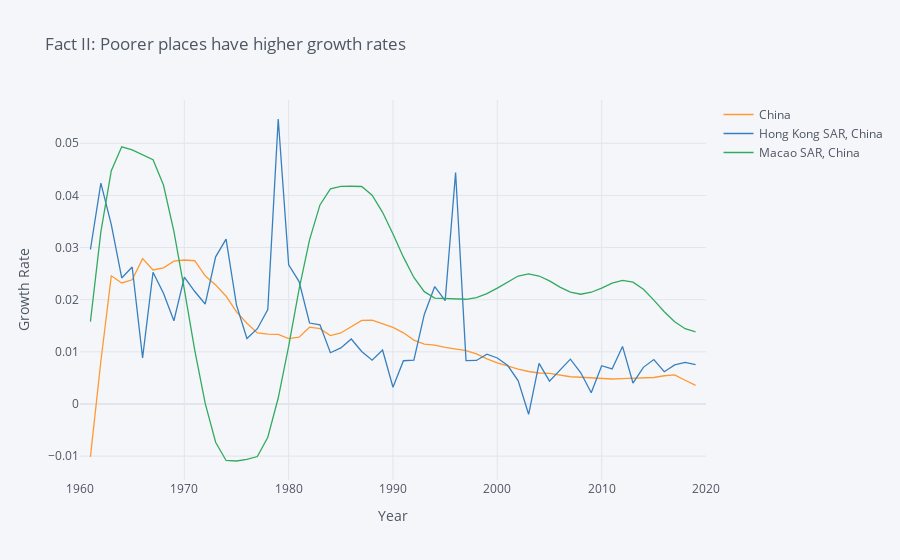

This figure's notebook cell:
### Code cell
import numpy as np

variable_labels = {"SP.POP.TOTL":"Population"}

# Three letter codes come from wbdata.get_country()
countries = {"CHN": "China",
             "HKG": "Hong Kong SAR, China",
             "MAC": "Macao SAR, China",
             "TWN": "Taiwan, China",
            }

df = wbdata.get_dataframe(variable_labels, country = countries).squeeze()

df = df.unstack('country')
# Date index is of type string; change to integers
df.index = df.index.astype(int)

# Differences (over time) in logs give us growth rates
np.log(df).diff().iplot(title="Fact II: Poorer places have higher growth rates",
                        yTitle="Growth Rate",xTitle='Year')
